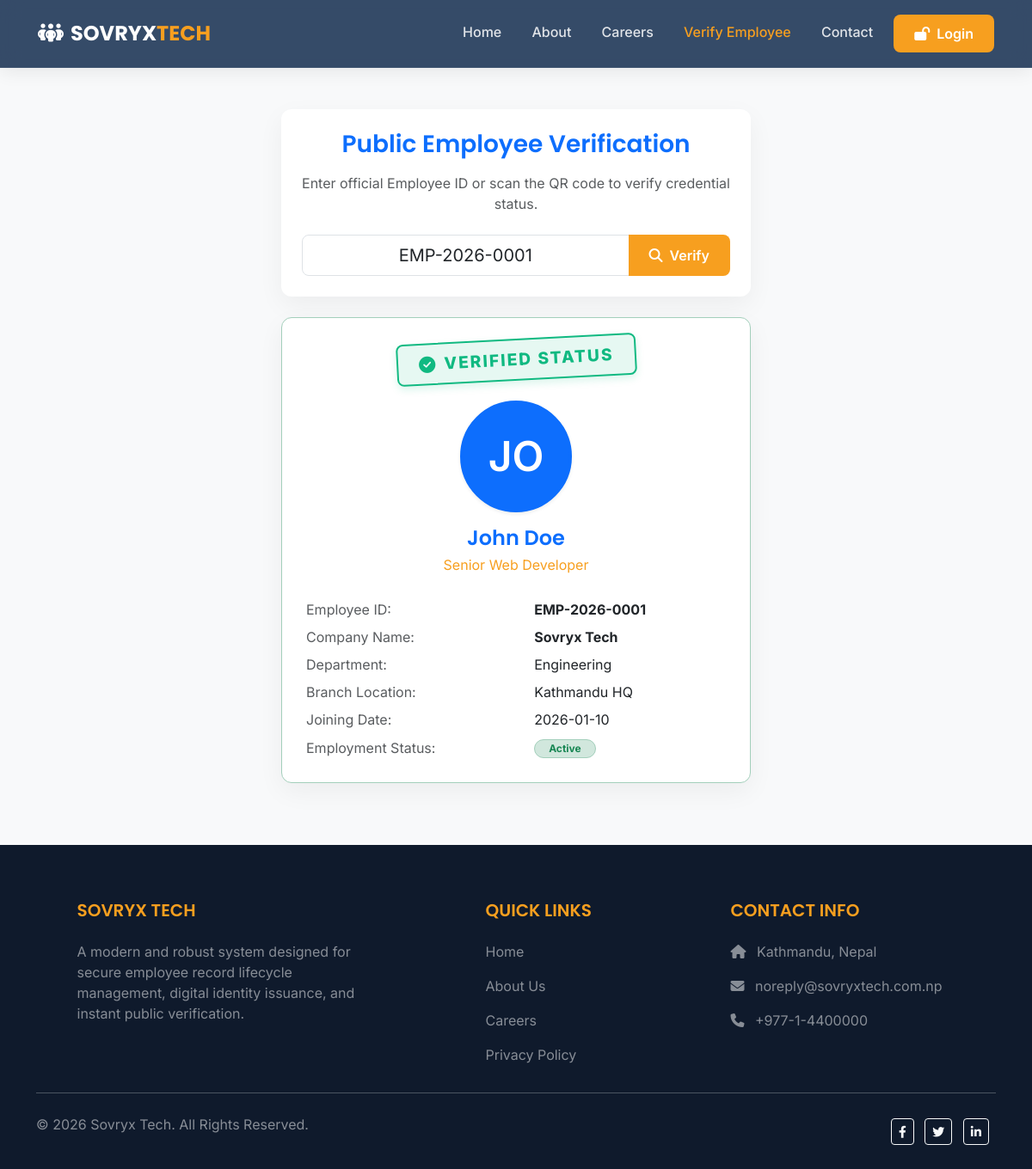
The page /verify.php?id=EMP-2026-0001 on the database its author committed.
### tables this page shows
CREATE TABLE `employees` (
  `id` int(10) UNSIGNED NOT NULL,
  `user_id` int(10) UNSIGNED NOT NULL,
  `employee_custom_id` varchar(50) NOT NULL,
  `company_id` int(10) UNSIGNED NOT NULL,
  `branch_id` int(10) UNSIGNED NOT NULL,
  `department_id` int(10) UNSIGNED NOT NULL,
  `designation_id` int(10) UNSIGNED NOT NULL,
  `employment_type` enum('Full-time','Part-time','Contract','Intern') DEFAULT 'Full-time',
  `joining_date` date NOT NULL,
  `employment_status` enum('Active','Suspended','Terminated','Resigned') DEFAULT 'Active'
);

CREATE TABLE `employee_profiles` (
  `id` int(10) UNSIGNED NOT NULL,
  `employee_id` int(10) UNSIGNED NOT NULL,
  `full_name` varchar(150) NOT NULL,
  `profile_photo` varchar(255) DEFAULT NULL,
  `dob` date DEFAULT NULL,
  `gender` enum('Male','Female','Other') DEFAULT NULL,
  `blood_group` varchar(10) DEFAULT NULL,
  `nationality` varchar(100) DEFAULT NULL,
  `marital_status` enum('Single','Married','Divorced','Widowed') DEFAULT 'Single',
  `phone` varchar(30) DEFAULT NULL,
  `address` varchar(255) DEFAULT NULL,
  `emergency_contact` text DEFAULT NULL
);

CREATE TABLE `designations` (
  `id` int(10) UNSIGNED NOT NULL,
  `department_id` int(10) UNSIGNED NOT NULL,
  `title` varchar(100) NOT NULL,
  `created_at` timestamp NOT NULL DEFAULT current_timestamp()
);

CREATE TABLE `companies` (
  `id` int(10) UNSIGNED NOT NULL,
  `name` varchar(150) NOT NULL,
  `logo` varchar(255) DEFAULT NULL,
  `address` varchar(255) DEFAULT NULL,
  `contact` varchar(50) DEFAULT NULL,
  `email_settings` text DEFAULT NULL,
  `created_at` timestamp NOT NULL DEFAULT current_timestamp()
);

CREATE TABLE `departments` (
  `id` int(10) UNSIGNED NOT NULL,
  `branch_id` int(10) UNSIGNED NOT NULL,
  `name` varchar(100) NOT NULL,
  `created_at` timestamp NOT NULL DEFAULT current_timestamp()
);

CREATE TABLE `branches` (
  `id` int(10) UNSIGNED NOT NULL,
  `company_id` int(10) UNSIGNED NOT NULL,
  `name` varchar(100) NOT NULL,
  `address` varchar(255) DEFAULT NULL,
  `contact` varchar(50) DEFAULT NULL,
  `created_at` timestamp NOT NULL DEFAULT current_timestamp()
);

### includes/utils.php (called while the page is built, shortened)
<?php
function get_client_ip(): string {
    return $_SERVER['REMOTE_ADDR'] ?? '0.0.0.0';
}
function get_client_user_agent(): string {
    return $_SERVER['HTTP_USER_AGENT'] ?? 'Unknown User Agent';
}
function log_verification_scan(int $employeeId): bool {
    try {
        $pdo = get_db_connection();
        $stmt = $pdo->prepare("INSERT INTO verification_logs (employee_id, ip_address, user_agent) VALUES (:employee_id, :ip_address, :user_agent)");
        return $stmt->execute([
            'employee_id' => $employeeId,
            'ip_address'  => get_client_ip(),
            'user_agent'  => get_client_user_agent()
        ]);
    } catch (Exception $e) {
        error_log("Failed to log verification scan: " . $e->getMessage());
        return false;
    }
}

### src/Controller/VerificationController.php (called while the page is built, shortened)
<?php
require_once __DIR__ . '/../../includes/utils.php';
class VerificationController {
    public function verifyEmployee(string $customId): array|null {
        try {
            $pdo = get_db_connection();
            $stmt = $pdo->prepare("
                SELECT e.id as employee_id, e.employee_custom_id, e.joining_date, e.employment_status,
                       ep.full_name, ep.profile_photo,
                       c.name as company_name, b.name as branch_name,
                       d.name as department_name, dg.title as designation_title
                FROM employees e
                JOIN employee_profiles ep ON e.id = ep.employee_id
                JOIN companies c ON e.company_id = c.id
                JOIN branches b ON e.branch_id = b.id
                JOIN departments d ON e.department_id = d.id
                JOIN designations dg ON e.designation_id = dg.id
                WHERE e.employee_custom_id = :custom_id
                LIMIT 1
            ");
            $stmt->execute(['custom_id' => $customId]);
            $employee = $stmt->fetch();
            log_verification_scan((int)$employee['employee_id']);
            return $employee;
        } catch (\Exception $e) {
            error_log("Verification lookup failed: " . $e->getMessage());
            return null;
        }
    }
}

### config/app.php (called while the page is built, shortened)
<?php
return [
    'site_name' => 'Sovryx Tech Portal',
    'base_url'  => 'http://localhost/team-portal',
    'secret_key'=> 'c55bf1d3efde02787c808d4b31a84f39281a8b9d885a0ec7b80a7199',
    'session_name' => 'SOVRYX_PORTAL_SESSION',
    'session_lifetime' => 3600,
    'max_upload_size' => 5 * 1024 * 1024,
    'allowed_extensions' => ['jpg', 'jpeg', 'png', 'pdf', 'docx'],
    'allowed_mime_types' => [
        'image/jpeg',
        'image/png',
        'application/pdf',
        'application/vnd.openxmlformats-officedocument.wordprocessingml.document'
    ],
    'default_company_id' => 1
];

### includes/auth.php (called while the page is built, shortened)
<?php
require_once __DIR__ . '/utils.php';
if (session_status() === PHP_SESSION_NONE) {
    $appConfig = require __DIR__ . '/../config/app.php';
}
function get_base_url(): string {
    $config = require __DIR__ . '/../config/app.php';
    return rtrim($config['base_url'] ?? 'http://localhost/team-portal', '/');
}

### verify.php (the view, shortened to what this page needs)
<?php
require_once __DIR__ . '/includes/header.php';
require_once __DIR__ . '/src/Controller/VerificationController.php';
$customId = isset($_GET['id']) ? trim($_GET['id']) : '';
$employee = null;
$searched = false;
if (!empty($customId)) {
    $controller = new \Src\Controller\VerificationController();
    $employee = $controller->verifyEmployee($customId);
    $searched = true;
}
?>
<section class="py-5 bg-light" style="min-height: 80vh;">
    <div class="container">
        <div class="row justify-content-center">
            <div class="col-lg-6">
                <div class="card-custom p-4 text-center mb-4">
                    <h3 class="text-primary mb-3">Public Employee Verification</h3>
                    <p class="text-muted">Enter official Employee ID or scan the QR code to verify credential status.</p>
                    <form method="GET" action="verify.php" class="mt-4">
                        <div class="input-group">
                            <input type="text" name="id" class="form-control form-control-lg text-center" placeholder="e.g. EMP-2026-0001" value="<?= htmlspecialchars($customId) ?>" required>
                            <button class="btn btn-secondary-custom px-4" type="submit"><i class="fa-solid fa-magnifying-glass me-2"></i>Verify</button>
                        </div>
                    </form>
                </div>
                <?php if ($searched): ?>
                    <?php if ($employee): ?>
                        <div class="card-custom p-4 border border-success-subtle text-center bg-white">
                            <div class="mb-4">
                                <div class="verified-stamp">
                                    <i class="fa-solid fa-circle-check me-2"></i>Verified Status
                                </div>
                            </div>
                            <div class="mb-3">
                                <?php if (!empty($employee['profile_photo'])): ?>
                                    <img src="<?= get_base_url() . '/' . $employee['profile_photo'] ?>" alt="Profile Photo" class="rounded-circle border border-primary border-3 shadow-sm" style="width: 130px; height: 130px; object-fit: cover;">
                                <?php else: ?>
                                    <div class="bg-primary text-white rounded-circle d-inline-flex align-items-center justify-content-center border border-primary border-3 shadow-sm" style="width: 130px; height: 130px; font-size: 3rem; font-weight: 600;">
                                        <?= strtoupper(substr($employee['full_name'], 0, 2)) ?>
                                    </div>
                                <?php endif; ?>
                            </div>
                            <h4 class="text-primary mb-1"><?= htmlspecialchars($employee['full_name']) ?></h4>
                            <p class="text-secondary font-weight-bold mb-4" style="color: var(--secondary-color) !important;"><?= htmlspecialchars($employee['designation_title']) ?></p>
                            <div class="table-responsive text-start">
                                <table class="table table-sm table-borderless align-middle mb-0">
                                    <tbody>
                                        <tr>
                                            <td class="text-muted w-40">Employee ID:</td>
                                            <td class="font-weight-bold"><strong><?= htmlspecialchars($employee['employee_custom_id']) ?></strong></td>
                                        </tr>
                                        <tr>
                                            <td class="text-muted">Company Name:</td>
                                            <td><strong><?= htmlspecialchars($employee['company_name']) ?></strong></td>
                                        </tr>
                                        <tr>
                                            <td class="text-muted">Department:</td>
                                            <td><?= htmlspecialchars($employee['department_name']) ?></td>
                                        </tr>
                                        <tr>
                                            <td class="text-muted">Branch Location:</td>
                                            <td><?= htmlspecialchars($employee['branch_name']) ?></td>
                                        </tr>
                                        <tr>
                                            <td class="text-muted">Joining Date:</td>
                                            <td><?= htmlspecialchars($employee['joining_date']) ?></td>
                                        </tr>
                                        <tr>
                                            <td class="text-muted">Employment Status:</td>
                                            <td>
                                                <span class="badge bg-success-subtle text-success border border-success-subtle px-3 py-1 rounded-pill">
                                                    <?= htmlspecialchars($employee['employment_status']) ?>
                                                </span>
                                            </td>
                                        </tr>
                                    </tbody>
                                </table>
                            </div>
                        </div>
                    <?php endif; ?>
                <?php endif; ?>
            </div>
        </div>
    </div>
</section>
<?php require_once __DIR__ . '/includes/footer.php'; ?>

### includes/footer.php (shortened to what this page needs)
<?php
$footerPdo = get_db_connection();
$footerComp = $footerPdo->query("SELECT * FROM companies WHERE id = 1 LIMIT 1")->fetch();
$compName = $footerComp['name'] ?? 'Sovryx Tech';
$compAddress = $footerComp['address'] ?? 'Kathmandu, Nepal';
$compContact = $footerComp['contact'] ?? '+977 1 4400000';
$emailSettings = json_decode($footerComp['email_settings'] ?? '{}', true);
$compEmail = $emailSettings['from_email'] ?? 'contact@sovryxtech.com.np';
?>
    <footer class="text-white pt-5 pb-4" style="background-color: var(--dark-bg);">
        <div class="container text-md-start">
            <div class="row text-md-start">
                <div class="col-md-4 col-lg-4 col-xl-4 mx-auto mt-3">
                    <h5 class="text-uppercase mb-4 font-weight-bold" style="color: var(--secondary-color);"><?= htmlspecialchars($compName) ?></h5>
                    <p class="text-white-50">
                        A modern and robust system designed for secure employee record lifecycle management, digital identity issuance, and instant public verification.
                    </p>
                </div>
                <div class="col-md-2 col-lg-2 col-xl-2 mx-auto mt-3">
                    <h5 class="text-uppercase mb-4 font-weight-bold" style="color: var(--secondary-color);">Quick Links</h5>
                    <p><a href="<?= get_base_url() ?>/index.php" class="text-white-50 text-decoration-none hover-orange">Home</a></p>
                    <p><a href="<?= get_base_url() ?>/about.php" class="text-white-50 text-decoration-none hover-orange">About Us</a></p>
                    <p><a href="<?= get_base_url() ?>/careers.php" class="text-white-50 text-decoration-none hover-orange">Careers</a></p>
                    <p><a href="<?= get_base_url() ?>/privacy.php" class="text-white-50 text-decoration-none hover-orange">Privacy Policy</a></p>
                </div>
                <div class="col-md-3 col-lg-3 col-xl-3 mx-auto mt-3">
                    <h5 class="text-uppercase mb-4 font-weight-bold" style="color: var(--secondary-color);">Contact Info</h5>
                    <p class="text-white-50"><i class="fas fa-home me-2"></i> <?= htmlspecialchars($compAddress) ?></p>
                    <p class="text-white-50"><i class="fas fa-envelope me-2"></i> <?= htmlspecialchars($compEmail) ?></p>
                    <p class="text-white-50"><i class="fas fa-phone me-2"></i> <?= htmlspecialchars($compContact) ?></p>
                </div>
            </div>
            <hr class="mb-4 bg-secondary">
            <div class="row align-items-center">
                <div class="col-md-7 col-lg-8">
                    <p class="text-white-50">© 2026 Sovryx Tech. All Rights Reserved.</p>
                </div>
                <div class="col-md-5 col-lg-4 text-md-end">
                    <a href="#" class="btn btn-outline-light btn-sm me-2"><i class="fab fa-facebook-f"></i></a>
                    <a href="#" class="btn btn-outline-light btn-sm me-2"><i class="fab fa-twitter"></i></a>
                    <a href="#" class="btn btn-outline-light btn-sm me-2"><i class="fab fa-linkedin-in"></i></a>
                </div>
            </div>
        </div>
    </footer>
</body>
</html>

### assets/css/style.css (style rules this page uses)
:root { --primary-color: #0B2545; --primary-dark: #071D37; --primary-light: #134074; --secondary-color: #F79F1F; --secondary-hover: #E08B10; --dark-bg: #0F1A2C; --light-bg: #F4F6F9; --card-shadow: 0 10px 30px rgba(0, 0, 0, 0.05); --border-radius: 12px; --text-primary: #1E293B; --text-secondary: #475569; --text-light: #94A3B8; --success: #10B981; --danger: #EF4444; --warning: #F59E0B; }
body { font-family: 'Inter', sans-serif; background-color: var(--light-bg); color: var(--text-primary); min-height: 100vh; overflow-x: hidden; }
h1, h2, h3, h4, h5, h6 { font-family: 'Poppins', sans-serif; font-weight: 600; }
.btn-secondary-custom { background-color: var(--secondary-color); color: white; border: none; font-weight: 600; padding: 0.6rem 1.5rem; border-radius: 8px; transition: all 0.3s ease; }
.card-custom { background: white; border: none; border-radius: var(--border-radius); box-shadow: var(--card-shadow); transition: all 0.3s ease; margin-bottom: 1.5rem; overflow: hidden; }
.verified-stamp { display: inline-flex; align-items: center; background-color: rgba(16, 185, 129, 0.1); color: var(--success); border: 2px solid var(--success); padding: 0.5rem 1.5rem; font-size: 1.2rem; font-weight: 800; border-radius: 8px; text-transform: uppercase; letter-spacing: 2px; transform: rotate(-3deg); box-shadow: 0 4px 10px rgba(16, 185, 129, 0.15); }

### rows shown on the page
employees: id.full_name "JO", employee_profiles.full_name "John Doe", designation.title "Senior Web Developer", employee_custom "EMP-2026-0001", company.name "Sovryx Tech", department.name "Engineering", branch.name "Kathmandu HQ", joining_date "2026-01-10", employment_status "Active"
companies: name "SOVRYX TECH", address "Kathmandu, Nepal", email_settings "noreply@sovryxtech.com.np", contact "+977-1-4400000"
